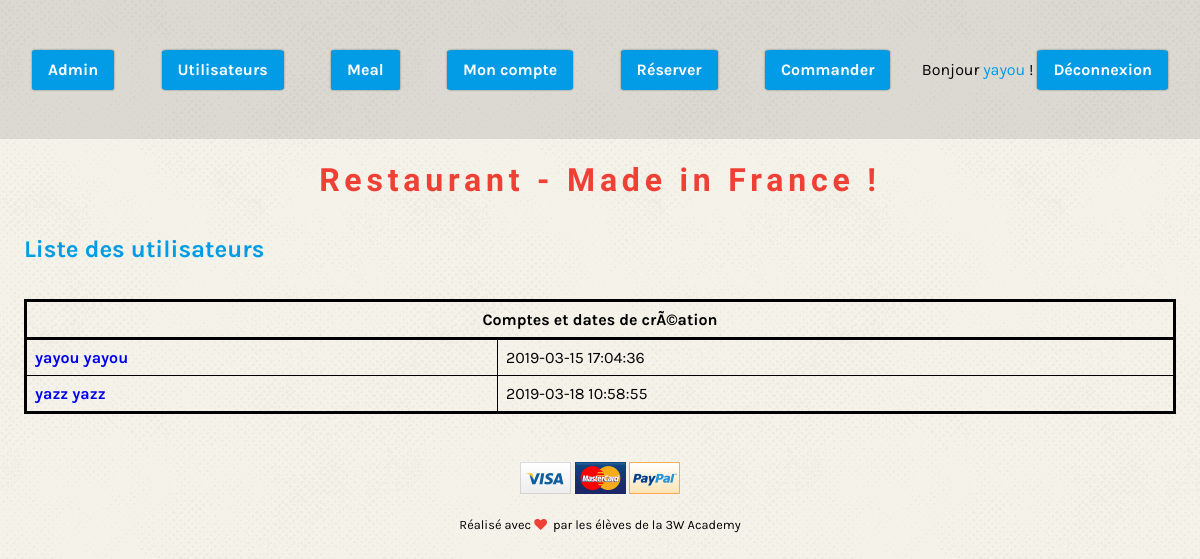
Page /index.php/user/users (signed in) on the committed database.
### tables this page shows
CREATE TABLE `user` (
  `Id` int(11) NOT NULL,
  `FirstName` varchar(40) NOT NULL,
  `LastName` varchar(20) NOT NULL,
  `Email` varchar(50) NOT NULL,
  `Password` varchar(64) NOT NULL,
  `BirthDate` date NOT NULL,
  `Address` varchar(250) NOT NULL,
  `City` varchar(40) NOT NULL,
  `ZipCode` char(5) NOT NULL,
  `Country` varchar(20) DEFAULT NULL,
  `Phone` char(10) NOT NULL,
  `CreationTimestamp` datetime NOT NULL,
  `LastLoginTimestamp` datetime DEFAULT NULL,
  `Admin` tinyint(1) DEFAULT NULL
);

### library/MicroKernel.class.php (called while the page is built, shortened)
<?php
class MicroKernel
{
    private $applicationPath;
    private $configuration;
    private $controllerPath;
    public function __construct()
    {
        $this->applicationPath = realpath(ROOT_PATH.'/application');
        $this->configuration   = new Configuration();
        $this->controllerPath  = null;
    }
    public function bootstrap()
    {
        $this->configuration->load('database');
        $this->configuration->load('library');
        return $this;
    }
    public function loadClass($class)
    {
        $class = str_replace('\\', DIRECTORY_SEPARATOR, $class);
        if(substr($class, -10) == 'Controller')
        {
            $filename = "$this->controllerPath/$class.class.php";
        }
        else if(substr($class, -4) == 'Form')
        {
            $filename = "$this->applicationPath/forms/$class.class.php";
        }
        elseif(substr($class, -5) == 'Model')
        {
            $filename = "$this->applicationPath/models/$class.class.php";
        }
        else
        {
            $filename = "$this->applicationPath/classes/$class.class.php";
        }
    }
    public function run(FrontController $frontController)
    {
        try
        {
            $requestPath = $frontController->buildContext($this->configuration);
            $this->controllerPath = "$this->applicationPath/controllers$requestPath";
            $frontController->run();
            $frontController->renderView();
        }
        catch(Exception $exception)
        {
            ob_clean();
            $frontController->renderErrorView
            (
                implode('<br>',
                [
                    $exception->getMessage(),
                    "<strong>Fichier</strong> : ".$exception->getFile(),
                    "<strong>Ligne</strong> : ".$exception->getLine()
                ])
            );
        }
    }
}

### index.php (called while the page is built, shortened)
<?php
require_once 'library/Configuration.class.php';
require_once 'library/Database.class.php';
require_once 'library/MicroKernel.class.php';
$microKernel = new MicroKernel();
$microKernel->bootstrap()->run(new FrontController());

### library/Database.class.php (called while the page is built, shortened)
<?php
class Database
{
	private $pdo;
	public function __construct()
	{
		$configuration = new Configuration();
		$this->pdo = new PDO
		(
			$configuration->get('database', 'dsn'),
			$configuration->get('database', 'user'),
			$configuration->get('database', 'password')
		);
		$this->pdo->setAttribute(PDO::ATTR_ERRMODE, PDO::ERRMODE_EXCEPTION);
		$this->pdo->exec('SET NAMES UTF8');
	}
    public function query($sql, array $criteria = array())
    {
        $query = $this->pdo->prepare($sql);
        $query->execute($criteria);
        return $query->fetchAll(PDO::FETCH_ASSOC);
    }
}

### library/Configuration.class.php (called while the page is built, shortened)
<?php
class Configuration
{
	private static $registry;
	public function __construct()
	{
		if(Configuration::$registry === null)
		{
			Configuration::$registry = array();
		}
	}
	public function get($filename, $key, $defaultValue = null)
	{
		if(array_key_exists($filename, Configuration::$registry) === true)
		{
			if(array_key_exists($key, Configuration::$registry[$filename]) === true)
			{
				return Configuration::$registry[$filename][$key];
			}
		}
		return $defaultValue;
	}
	public function load($filename)
	{
		Configuration::$registry[$filename] = $config;
	}
}

### application/models/UserModel.class.php (called while the page is built, shortened)
<?php
class UserModel {
    static function getAllUsers() {
        $sql = 'SELECT * FROM user';
        $db = new Database();
        $result = $db->query($sql);
        return $result;
    }
}
?>

### application/controllers/user/users/UsersController.class.php (called while the page is built, shortened)
<?php
class UsersController
{
    public function httpGetMethod(Http $http, array $queryFields)
    {
		$usersList = UserModel::getAllUsers();
		return [
			'usersList' => $usersList
		];
    }
}

### application/www/user/users/UsersView.phtml (the view)
<h2>Liste des utilisateurs</h2>
<table class="generic-table tableBorders">
    <thead>
        <th id="firstRow" colspan="2" style="text-align:center;">Comptes et dates de crÃ©ation</th>
    </thead>
    <?php foreach($usersList as $u):?>
        <tr>
            <td>
                <a href="<?=$requestUrl?>/user/detail?Id=<?= $u['Id'];?>"><?=$u['LastName']?> <?=$u['FirstName']?></a><br>
                <td><?=$u['CreationTimestamp']?></td>
            </td>
        </tr>
    <?php endforeach;?>
</table>

### application/www/css/3wa-resto.css (style rules this page uses)
* { box-sizing: border-box; }
a { font-weight: bold; text-decoration: none; transition: color 0.25s; }
body { font-family: 'Karla', sans-serif; }
h2 { margin: 1.5em 0; color: #029be5; }
html { background: url('../images/background.png') repeat; overflow-y: scroll; }

### application/www/css/ui-table.css (style rules this page uses)
.generic-table { width: 100%; }
.generic-table th { text-align: left; }
.generic-table td, .generic-table th { padding: 0.5em; cursor: default; }
.generic-table tr td { transition: all 0.25s; }
.tableBorders, #firstRow, #firstRow td { border: 3px solid black; }
.tableBorders tr, .tableBorders td { border: 1px solid black; }

### rows in the picture
user: LastName "yayou", FirstName "yayou", CreationTimestamp "2019-03-15 17:04:36"
user: LastName "yazz", FirstName "yazz", CreationTimestamp "2019-03-18 10:58:55"

### other values in the picture
$_SESSION['user']['FirstName'] "yayou"
